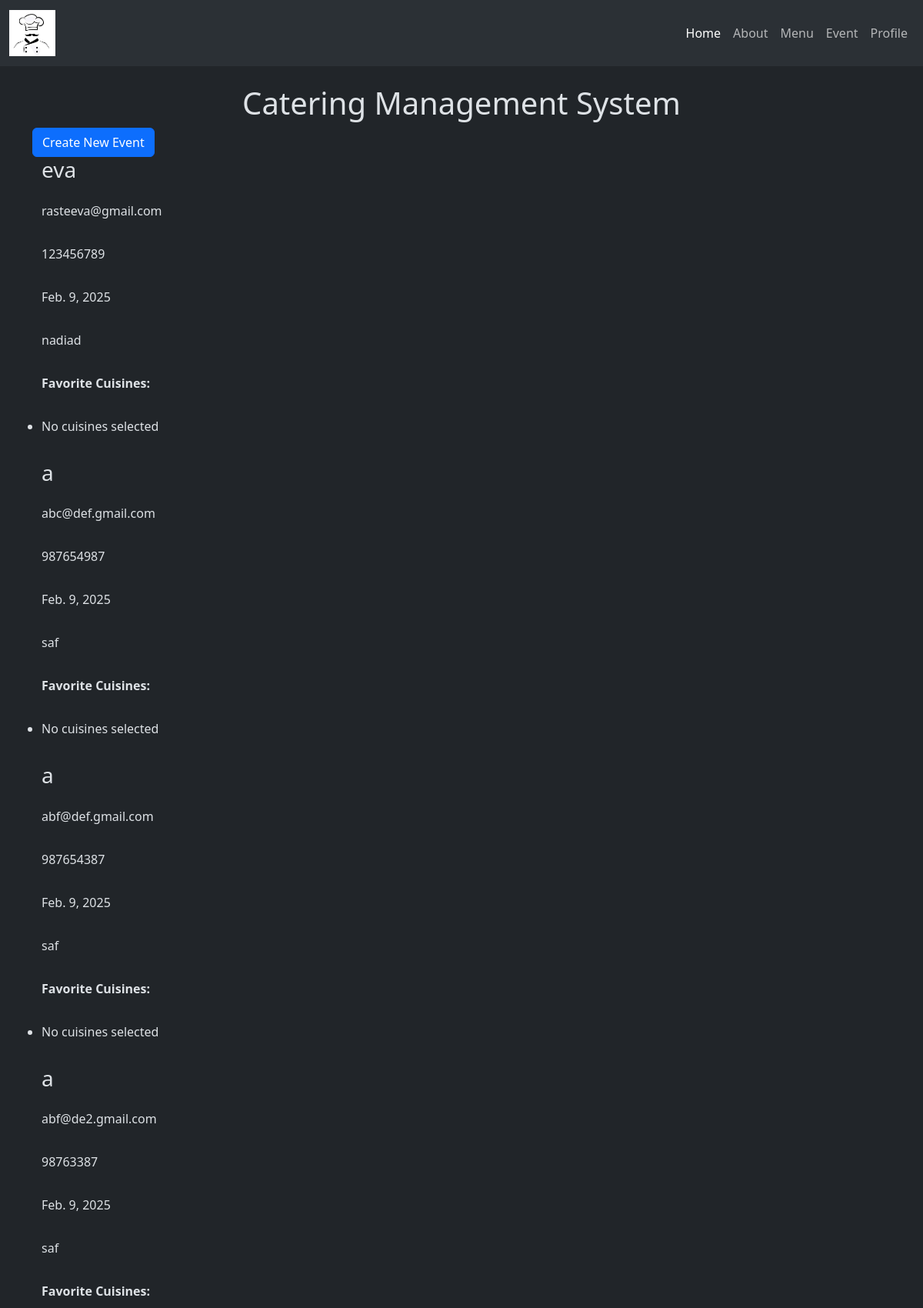
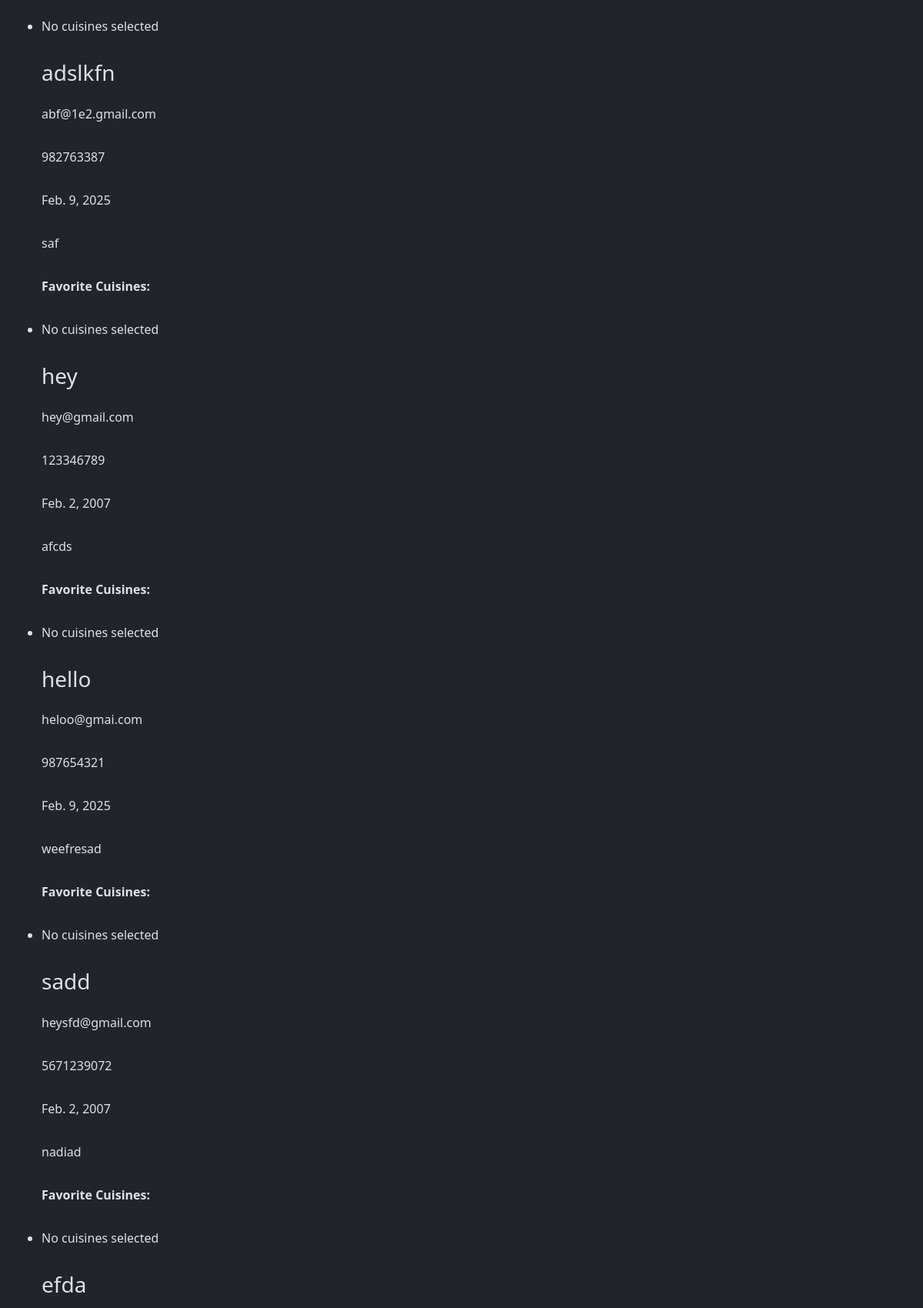
The app's page /customer_list/ (upper part) with its own data (2 pictures, top to bottom).
### app/models.py (models this page shows, shortened)
class Customer(models.Model):
    name = models.CharField(max_length=100)
    email_id = models.EmailField(unique=True, blank=False, null=False)
    contact_no = models.CharField(max_length=10, verbose_name="Contact Number", unique=True)
    date_of_birth = models.DateField(blank=False)
    address = models.CharField(max_length=100)
    favorite_cuisines = models.ManyToManyField(Cuisine, blank=True)

### app/views.py (the view)
# urls.py: path('customer_list/', views.customer_list,name='customer_list'),
def customer_list(req):
    list=Customer.objects.all()
    return render(req,'customer_list.html',{'list':list})

### app/templates/customer_list.html (shortened to what this page needs)
{% extends "layout.html" %}
{% block content %}
    <h1 class="text-center mt-4">Catering Management System</h1>
    <a class="btn btn-primary" href="{% url 'event_create' %}">Create New Event</a>
    <div class="container row gap-3">
        {% for customer in list %}
            <h3>{{ customer.name }}</h3>
            <p>{{ customer.email_id }}</p>
            <p>{{ customer.contact_no }}</p>
            <p>{{ customer.date_of_birth }}</p>
            <p>{{ customer.address }}</p>
            <p><strong>Favorite Cuisines:</strong></p>
            <ul>
                {% for cuisine in customer.favorite_cuisines.all %}
                    <li>{{ cuisine.name }}</li>
                {% empty %}
                    <li>No cuisines selected</li>
                {% endfor %}
            </ul>
        {% empty %}
            <p>No customer available.</p>
        {% endfor %}
    </div>
{% endblock %}

### templates/layout.html (shortened to what this page needs)
{% load static %}
<!DOCTYPE html>
<html lang="en" data-bs-theme="dark">
<head>
    <link href="https://cdn.jsdelivr.net/npm/bootstrap@5.3.2/dist/css/bootstrap.min.css" rel="stylesheet">
</head>
<body>
    <nav class="navbar navbar-expand-lg bg-body-tertiary">
        <div class="container-fluid d-flex justify-content-between">
            <a class="navbar-brand" href="#">
                <img src="{% static 'images/logo.jpg' %}" alt="Logo" width="60" height="60" class="d-inline-block align-top">
            </a>
            <div class="collapse navbar-collapse justify-content-end" id="navbarNav">
                <ul class="navbar-nav ms-auto">
                    <li class="nav-item">
                        <a class="nav-link active" aria-current="page" href="#">Home</a>
                    </li>
                    <li class="nav-item">
                        <a class="nav-link" href="#">About</a>
                    </li>
                    <li class="nav-item">
                        <a class="nav-link" href="#">Menu</a>
                    </li>
                    <li class="nav-item">
                        <a class="nav-link" href="#">Event</a>
                    </li>
                    <li class="nav-item">
                        <a class="nav-link" href="#">Profile</a>
                    </li>
                </ul>
            </div>
        </div>
    </nav>
    <div class="container mt-4">
        {% block content %}
        {% endblock %}
    </div>
</body>
</html>

### records on screen
Customer: name "eva", email_id "rasteeva@gmail.com", contact_no "123456789", date_of_birth "Feb. 9, 2025", address "nadiad"
Customer: name "a", email_id "abc@def.gmail.com", contact_no "987654987", date_of_birth "Feb. 9, 2025", address "saf"
Customer: name "a", email_id "abf@def.gmail.com", contact_no "987654387", date_of_birth "Feb. 9, 2025", address "saf"
Customer: name "a", email_id "abf@de2.gmail.com", contact_no "98763387", date_of_birth "Feb. 9, 2025", address "saf"
Customer: name "adslkfn", email_id "abf@1e2.gmail.com", contact_no "982763387", date_of_birth "Feb. 9, 2025", address "saf"
Customer: name "hey", email_id "hey@gmail.com", contact_no "123346789", date_of_birth "Feb. 2, 2007", address "afcds"
Customer: name "hello", email_id "heloo@gmai.com", contact_no "987654321", date_of_birth "Feb. 9, 2025", address "weefresad"
Customer: name "sadd", email_id "heysfd@gmail.com", contact_no "5671239072", date_of_birth "Feb. 2, 2007", address "nadiad"
Customer: name "efda"
